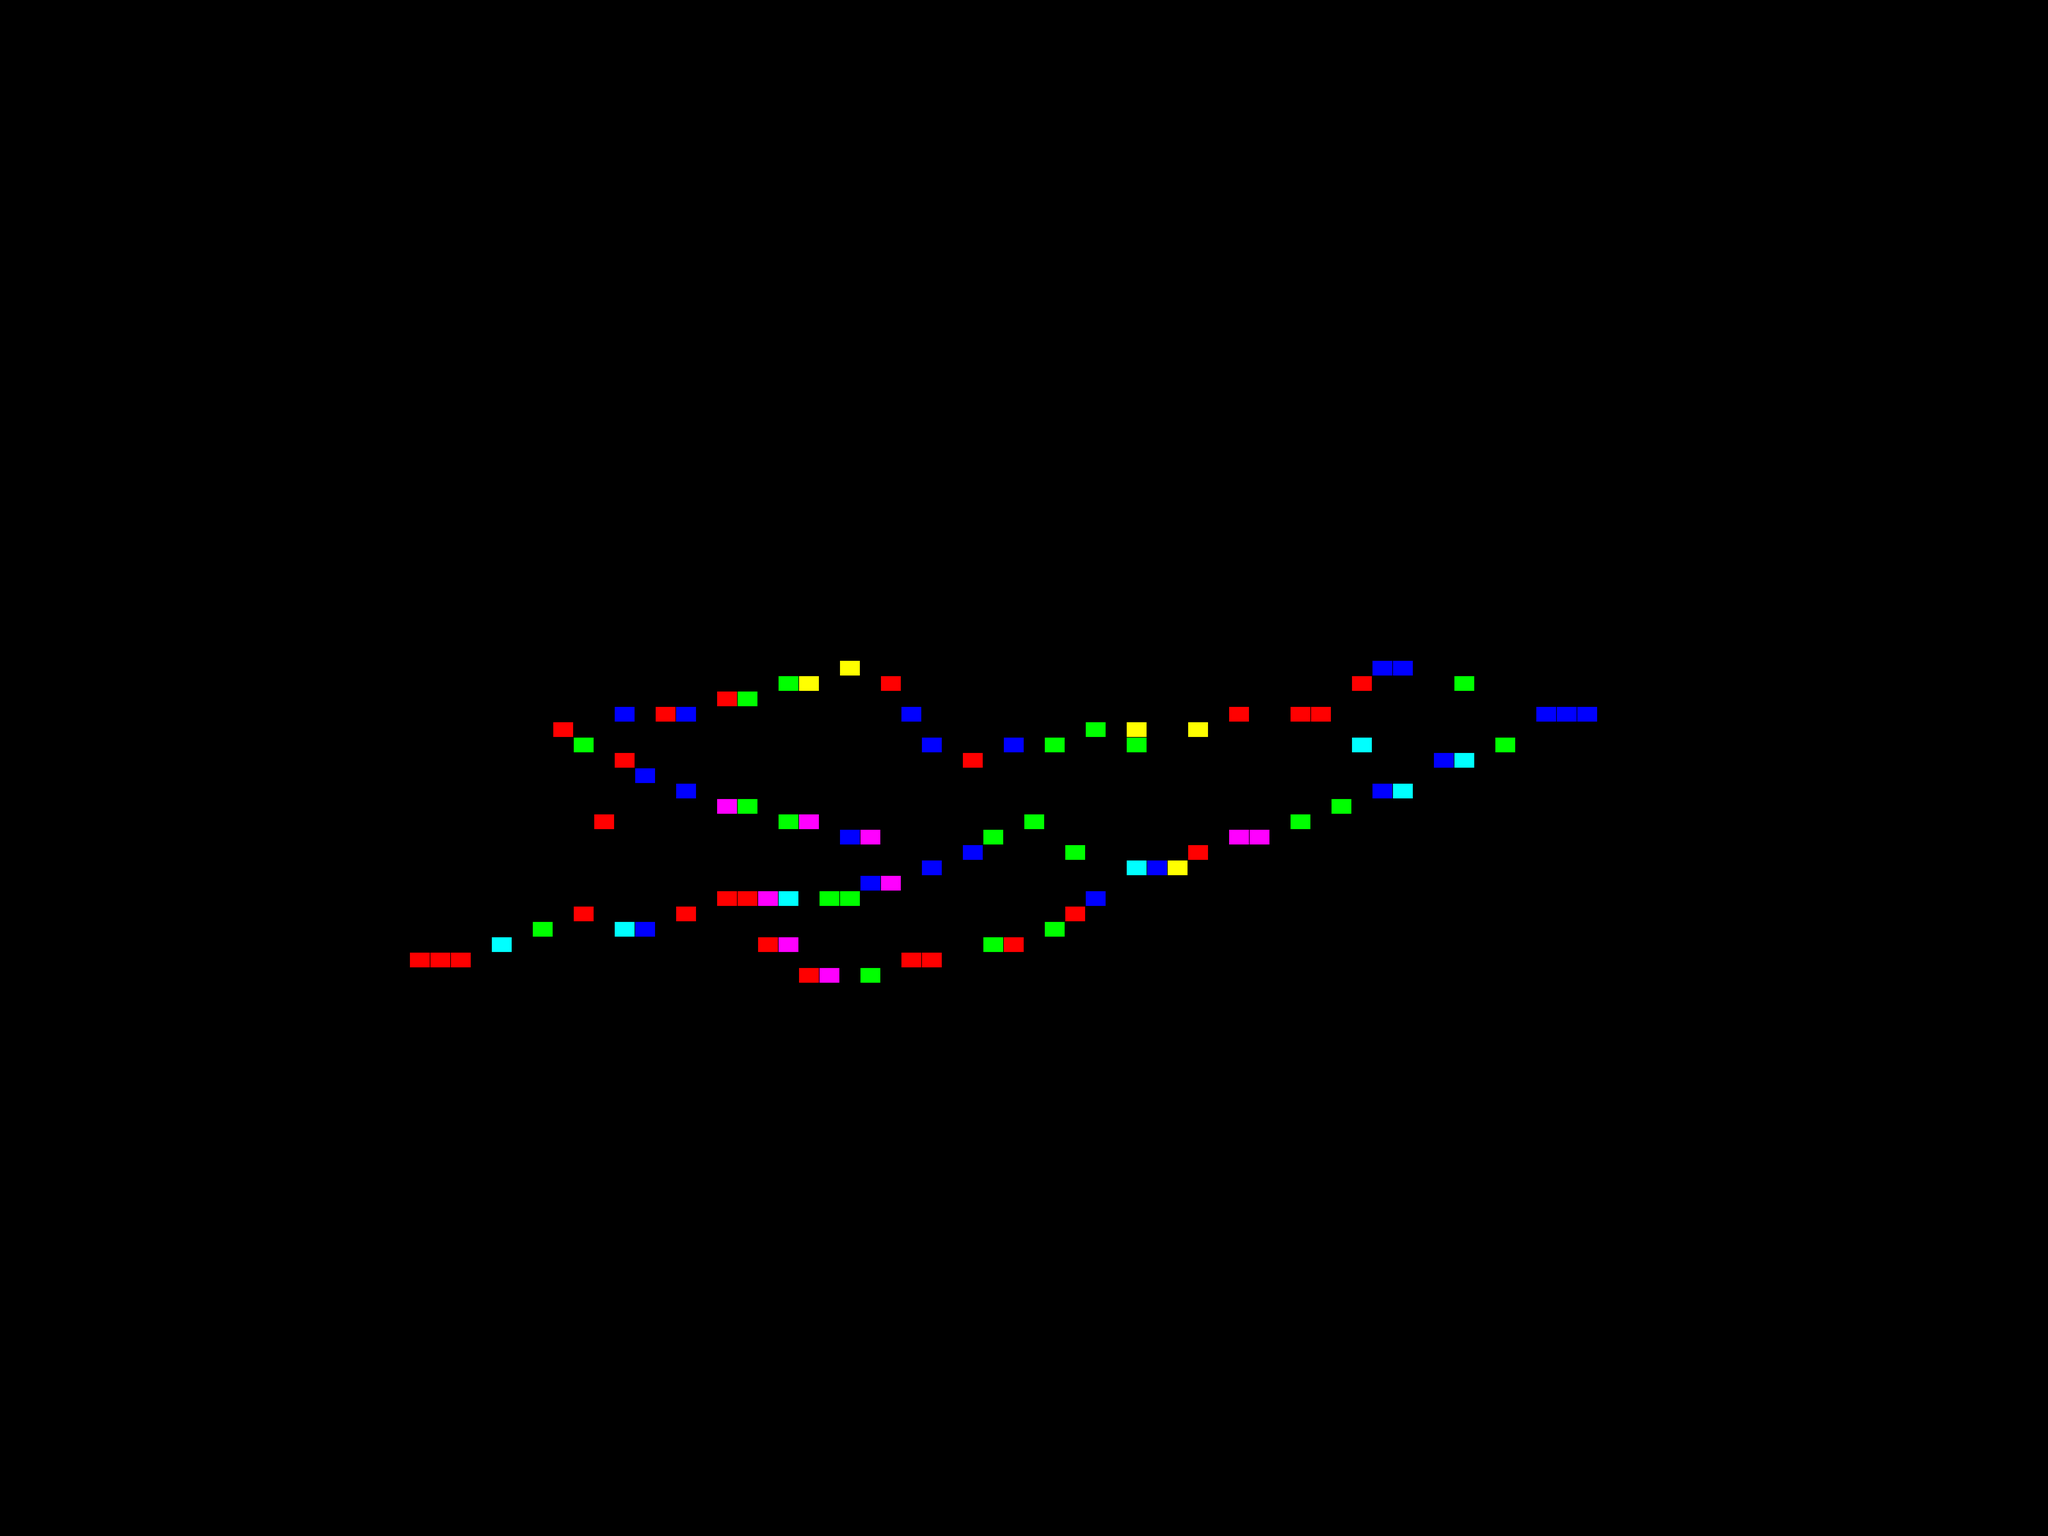

Tiled map render using the project's own tile images. Description and the map definition, with tile-layer contents summarised, below:
An orthogonal 100x100 tile map with 64x48 px tiles, 1 tile layer (World) and 2 objects (SpawnPoint).

<map version="1.2" tiledversion="1.3.0" orientation="orthogonal" renderorder="right-down" compressionlevel="0" width="100" height="100" tilewidth="64" tileheight="48" infinite="0" nextlayerid="14" nextobjectid="19">
 <editorsettings>
  <export format="json" />
 </editorsettings>
 <tileset firstgid="1" name="BOX" tilewidth="64" tileheight="48" tilecount="7" columns="7">
  <image source="../BOX.png" width="448" height="48" />
  <tile id="0">
   <properties>
    <property name="Collision" type="bool" value="true" />
    <property name="Tilename" value="Red" />
   </properties>
  </tile>
  <tile id="1">
   <properties>
    <property name="Collision" type="bool" value="true" />
    <property name="Tilename" value="Blue" />
   </properties>
  </tile>
  <tile id="2">
   <properties>
    <property name="Collision" type="bool" value="true" />
    <property name="Tilename" value="Green" />
   </properties>
  </tile>
  <tile id="3">
   <properties>
    <property name="Collision" type="bool" value="true" />
    <property name="Tilename" value="Black" />
   </properties>
  </tile>
  <tile id="4">
   <properties>
    <property name="Collision" type="bool" value="true" />
    <property name="Tilename" value="Cyan" />
   </properties>
  </tile>
  <tile id="5">
   <properties>
    <property name="Collision" type="bool" value="true" />
    <property name="Tilename" value="Yellow" />
   </properties>
  </tile>
  <tile id="6">
   <properties>
    <property name="Collision" type="bool" value="true" />
    <property name="Tilename" value="Magenta" />
   </properties>
   <objectgroup draworder="index" id="2">
    <object id="1" x="0.429098" y="0.572131" width="63.3635" height="47.3438" />
   </objectgroup>
  </tile>
 </tileset>
 <layer id="10" name="World" width="100" height="100">
  <data>[10000 cells, 188 non-empty, 7 distinct tile ids]</data>
 </layer>
 <objectgroup id="6" name="SpawnPoint">
  <object id="1" name="SpawnPoint" x="1290.15" y="2931.82" width="38.0636" height="40.6011" />
 </objectgroup>
</map>
